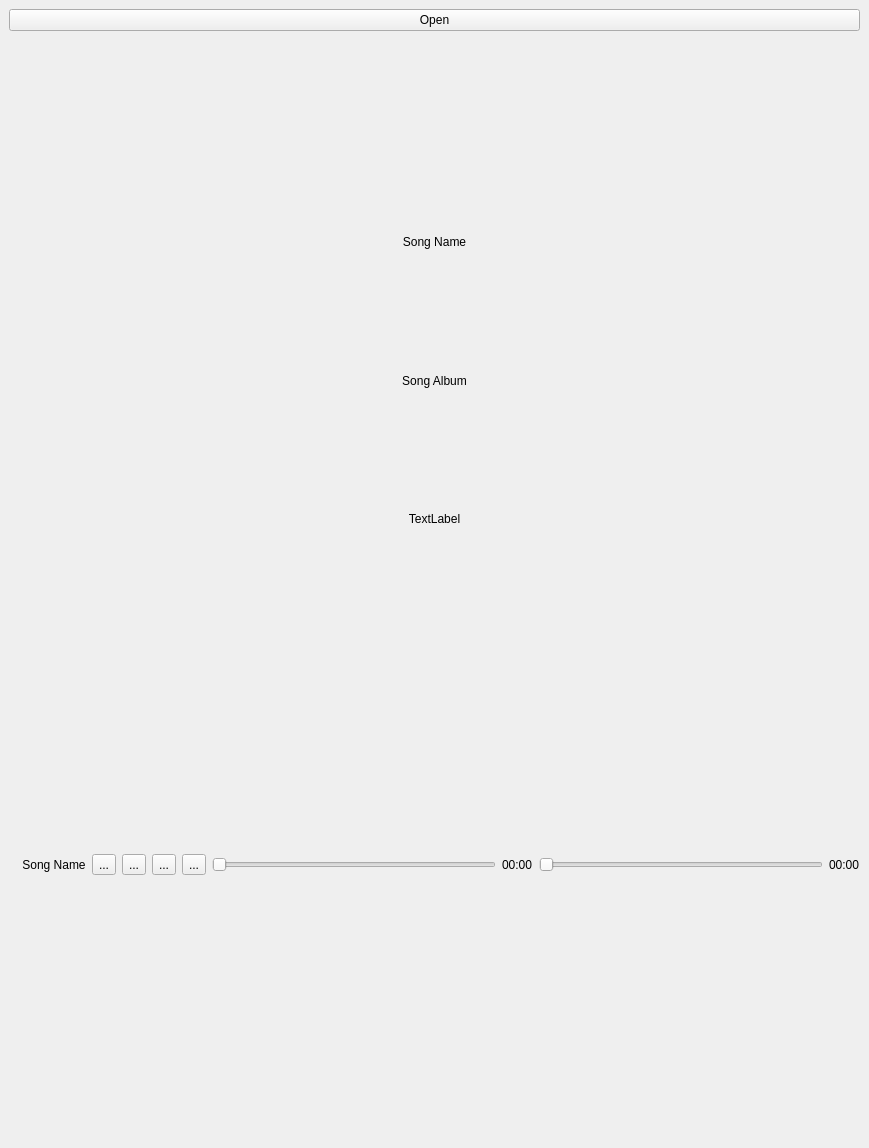
<?xml version="1.0" encoding="UTF-8"?>
<ui version="4.0">
 <class>MainWindow</class>
 <widget class="QMainWindow" name="MainWindow">
  <property name="geometry">
   <rect>
    <x>0</x>
    <y>0</y>
    <width>869</width>
    <height>1148</height>
   </rect>
  </property>
  <property name="windowTitle">
   <string>Music Player</string>
  </property>
  <widget class="QWidget" name="centralwidget">
   <layout class="QVBoxLayout" name="verticalLayout_2">
    <item>
     <widget class="QPushButton" name="open_button">
      <property name="text">
       <string>Open</string>
      </property>
     </widget>
    </item>
    <item>
     <layout class="QVBoxLayout" name="song_info_layout">
      <item>
       <layout class="QVBoxLayout" name="verticalLayout_3">
        <item>
         <widget class="QLabel" name="song_cover">
          <property name="text">
           <string/>
          </property>
          <property name="pixmap">
           <pixmap resource="../Resources/resources.qrc">:/Icons/Album.png</pixmap>
          </property>
          <property name="scaledContents">
           <bool>false</bool>
          </property>
          <property name="alignment">
           <set>Qt::AlignmentFlag::AlignCenter</set>
          </property>
         </widget>
        </item>
        <item>
         <widget class="QLabel" name="song_name_label">
          <property name="text">
           <string>Song Name</string>
          </property>
          <property name="alignment">
           <set>Qt::AlignmentFlag::AlignCenter</set>
          </property>
         </widget>
        </item>
        <item>
         <widget class="QLabel" name="song_album_label">
          <property name="text">
           <string>Song Album</string>
          </property>
          <property name="alignment">
           <set>Qt::AlignmentFlag::AlignCenter</set>
          </property>
         </widget>
        </item>
        <item>
         <widget class="QLabel" name="song_quality_label">
          <property name="text">
           <string>TextLabel</string>
          </property>
          <property name="alignment">
           <set>Qt::AlignmentFlag::AlignCenter</set>
          </property>
         </widget>
        </item>
       </layout>
      </item>
     </layout>
    </item>
    <item>
     <layout class="QHBoxLayout" name="song_controls_layout">
      <item>
       <widget class="QLabel" name="song_mini_cover">
        <property name="text">
         <string/>
        </property>
        <property name="pixmap">
         <pixmap resource="../Resources/resources.qrc">:/Icons/Album.png</pixmap>
        </property>
        <property name="scaledContents">
         <bool>false</bool>
        </property>
       </widget>
      </item>
      <item>
       <widget class="QLabel" name="song_name_controls_label">
        <property name="text">
         <string>Song Name</string>
        </property>
        <property name="alignment">
         <set>Qt::AlignmentFlag::AlignCenter</set>
        </property>
       </widget>
      </item>
      <item>
       <widget class="QToolButton" name="previous_button">
        <property name="text">
         <string>...</string>
        </property>
        <property name="icon">
         <iconset resource="../Resources/resources.qrc">
          <normaloff>:/Icons/Previous.png</normaloff>:/Icons/Previous.png</iconset>
        </property>
       </widget>
      </item>
      <item>
       <widget class="QToolButton" name="play_button">
        <property name="text">
         <string>...</string>
        </property>
        <property name="icon">
         <iconset resource="../Resources/resources.qrc">
          <normaloff>:/Icons/Play.png</normaloff>:/Icons/Play.png</iconset>
        </property>
       </widget>
      </item>
      <item>
       <widget class="QToolButton" name="next_button">
        <property name="text">
         <string>...</string>
        </property>
        <property name="icon">
         <iconset resource="../Resources/resources.qrc">
          <normaloff>:/Icons/Next.png</normaloff>:/Icons/Next.png</iconset>
        </property>
       </widget>
      </item>
      <item>
       <widget class="QToolButton" name="mute_button">
        <property name="text">
         <string>...</string>
        </property>
        <property name="icon">
         <iconset resource="../Resources/resources.qrc">
          <normaloff>:/Icons/Mute.png</normaloff>:/Icons/Mute.png</iconset>
        </property>
       </widget>
      </item>
      <item>
       <widget class="QSlider" name="volume_slider">
        <property name="orientation">
         <enum>Qt::Orientation::Horizontal</enum>
        </property>
       </widget>
      </item>
      <item>
       <widget class="QLabel" name="song_length_label">
        <property name="text">
         <string>00:00</string>
        </property>
       </widget>
      </item>
      <item>
       <widget class="QSlider" name="song_progress">
        <property name="orientation">
         <enum>Qt::Orientation::Horizontal</enum>
        </property>
       </widget>
      </item>
      <item>
       <widget class="QLabel" name="song_progress_label">
        <property name="text">
         <string>00:00</string>
        </property>
       </widget>
      </item>
     </layout>
    </item>
   </layout>
  </widget>
 </widget>
 <resources>
  <include location="../Resources/resources.qrc"/>
 </resources>
 <connections/>
</ui>
